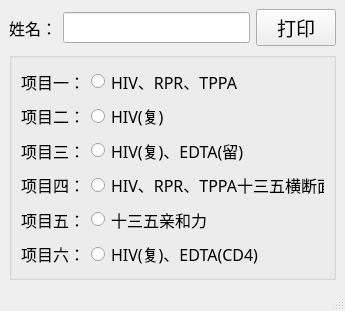
<?xml version="1.0" encoding="UTF-8"?>
<ui version="4.0">
 <class>MainWindow</class>
 <widget class="QMainWindow" name="MainWindow">
  <property name="geometry">
   <rect>
    <x>0</x>
    <y>0</y>
    <width>345</width>
    <height>311</height>
   </rect>
  </property>
  <property name="minimumSize">
   <size>
    <width>345</width>
    <height>311</height>
   </size>
  </property>
  <property name="maximumSize">
   <size>
    <width>345</width>
    <height>311</height>
   </size>
  </property>
  <property name="windowTitle">
   <string>抽血标签打印(PyQT)</string>
  </property>
  <widget class="QWidget" name="centralwidget">
   <layout class="QVBoxLayout" name="verticalLayout">
    <item>
     <layout class="QHBoxLayout" name="horizontalLayout">
      <item>
       <widget class="QLabel" name="label">
        <property name="font">
         <font>
          <family>Adobe Devanagari</family>
          <pointsize>12</pointsize>
         </font>
        </property>
        <property name="text">
         <string>姓名：</string>
        </property>
        <property name="scaledContents">
         <bool>true</bool>
        </property>
       </widget>
      </item>
      <item>
       <widget class="QLineEdit" name="edtName">
        <property name="font">
         <font>
          <family>Adobe Devanagari</family>
          <pointsize>12</pointsize>
         </font>
        </property>
       </widget>
      </item>
      <item>
       <widget class="QPushButton" name="btnPrint">
        <property name="font">
         <font>
          <family>Adobe Devanagari</family>
          <pointsize>14</pointsize>
         </font>
        </property>
        <property name="text">
         <string>打印</string>
        </property>
       </widget>
      </item>
     </layout>
    </item>
    <item>
     <widget class="QGroupBox" name="groupBox">
      <property name="title">
       <string/>
      </property>
      <layout class="QGridLayout" name="gridLayout">
       <item row="0" column="0">
        <widget class="QLabel" name="label_2">
         <property name="font">
          <font>
           <family>Adobe Devanagari</family>
           <pointsize>12</pointsize>
          </font>
         </property>
         <property name="text">
          <string>项目一：</string>
         </property>
         <property name="scaledContents">
          <bool>true</bool>
         </property>
        </widget>
       </item>
       <item row="0" column="1">
        <widget class="QRadioButton" name="radBtn1">
         <property name="font">
          <font>
           <family>Adobe Devanagari</family>
           <pointsize>12</pointsize>
          </font>
         </property>
         <property name="text">
          <string>HIV、RPR、TPPA</string>
         </property>
        </widget>
       </item>
       <item row="1" column="0">
        <widget class="QLabel" name="label_3">
         <property name="font">
          <font>
           <family>Adobe Devanagari</family>
           <pointsize>12</pointsize>
          </font>
         </property>
         <property name="text">
          <string>项目二：</string>
         </property>
         <property name="scaledContents">
          <bool>true</bool>
         </property>
        </widget>
       </item>
       <item row="1" column="1">
        <widget class="QRadioButton" name="radBtn2">
         <property name="font">
          <font>
           <family>Adobe Devanagari</family>
           <pointsize>12</pointsize>
          </font>
         </property>
         <property name="text">
          <string>HIV(复)</string>
         </property>
        </widget>
       </item>
       <item row="2" column="0">
        <widget class="QLabel" name="label_4">
         <property name="font">
          <font>
           <family>Adobe Devanagari</family>
           <pointsize>12</pointsize>
          </font>
         </property>
         <property name="text">
          <string>项目三：</string>
         </property>
         <property name="scaledContents">
          <bool>true</bool>
         </property>
        </widget>
       </item>
       <item row="2" column="1">
        <widget class="QRadioButton" name="radBtn3">
         <property name="font">
          <font>
           <family>Adobe Devanagari</family>
           <pointsize>12</pointsize>
          </font>
         </property>
         <property name="text">
          <string>HIV(复)、EDTA(留)</string>
         </property>
        </widget>
       </item>
       <item row="3" column="0">
        <widget class="QLabel" name="label_5">
         <property name="font">
          <font>
           <family>Adobe Devanagari</family>
           <pointsize>12</pointsize>
          </font>
         </property>
         <property name="text">
          <string>项目四：</string>
         </property>
         <property name="scaledContents">
          <bool>true</bool>
         </property>
        </widget>
       </item>
       <item row="3" column="1">
        <widget class="QRadioButton" name="radBtn4">
         <property name="font">
          <font>
           <family>Adobe Devanagari</family>
           <pointsize>12</pointsize>
          </font>
         </property>
         <property name="text">
          <string>HIV、RPR、TPPA十三五横断面</string>
         </property>
        </widget>
       </item>
       <item row="4" column="0">
        <widget class="QLabel" name="label_6">
         <property name="font">
          <font>
           <family>Adobe Devanagari</family>
           <pointsize>12</pointsize>
          </font>
         </property>
         <property name="text">
          <string>项目五：</string>
         </property>
         <property name="scaledContents">
          <bool>true</bool>
         </property>
        </widget>
       </item>
       <item row="4" column="1">
        <widget class="QRadioButton" name="radBtn5">
         <property name="font">
          <font>
           <family>Adobe Devanagari</family>
           <pointsize>12</pointsize>
          </font>
         </property>
         <property name="text">
          <string>十三五亲和力</string>
         </property>
        </widget>
       </item>
       <item row="5" column="0">
        <widget class="QLabel" name="label_7">
         <property name="font">
          <font>
           <family>Adobe Devanagari</family>
           <pointsize>12</pointsize>
          </font>
         </property>
         <property name="text">
          <string>项目六：</string>
         </property>
         <property name="scaledContents">
          <bool>true</bool>
         </property>
        </widget>
       </item>
       <item row="5" column="1">
        <widget class="QRadioButton" name="radBtn6">
         <property name="font">
          <font>
           <family>Adobe Devanagari</family>
           <pointsize>12</pointsize>
          </font>
         </property>
         <property name="text">
          <string>HIV(复)、EDTA(CD4)</string>
         </property>
        </widget>
       </item>
      </layout>
     </widget>
    </item>
   </layout>
  </widget>
  <widget class="QMenuBar" name="menubar">
   <property name="geometry">
    <rect>
     <x>0</x>
     <y>0</y>
     <width>345</width>
     <height>23</height>
    </rect>
   </property>
  </widget>
  <widget class="QStatusBar" name="statusbar"/>
 </widget>
 <resources/>
 <connections/>
</ui>
